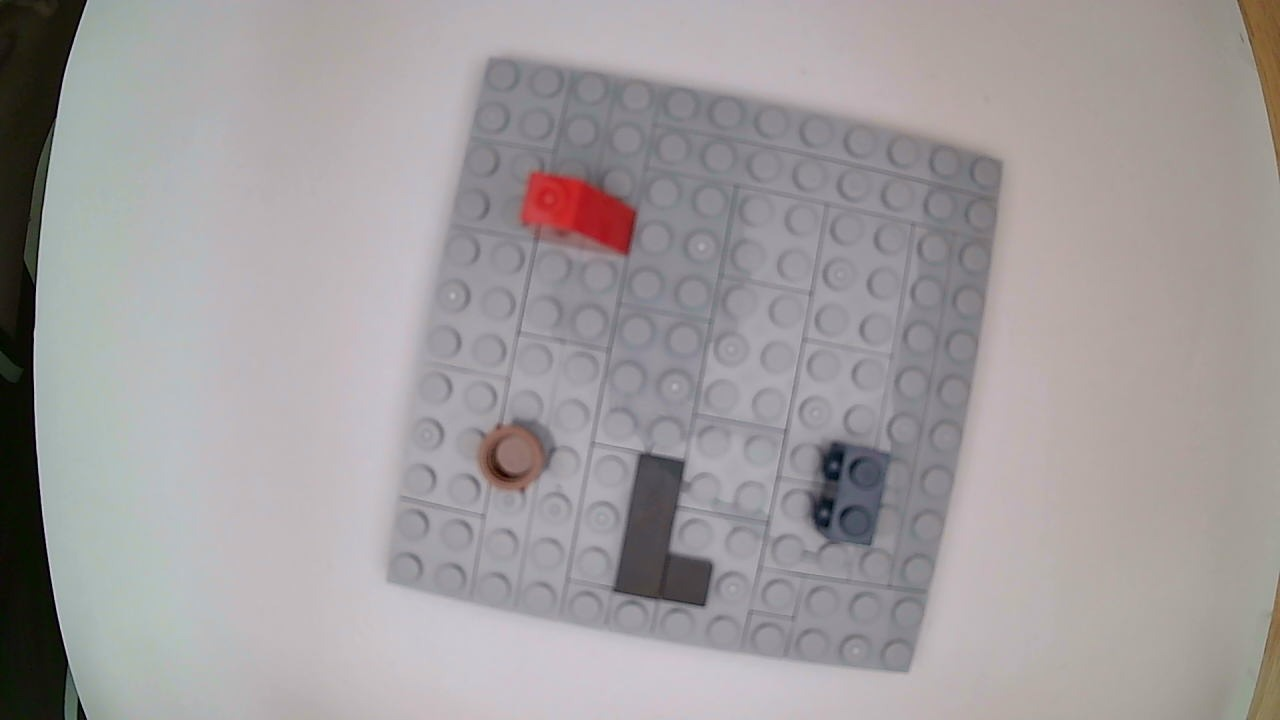
#> input picture dataset/images/missing_beige/missing_beige_001.jpg, 1280 x 720 px; its folder holds only this picture in this run
$ python manual_label_main.py
#> lines starting #> are read from the running program, lines starting #| are printed output that depends on the picture
### python/labeling/manual_label_tools/file_utils.py
import json
from pathlib import Path

import cv2
import numpy as np

from manual_label_config import FOLDERS, IMAGE_EXTENSIONS, IMAGE_ROOT, LABEL_ROOT


def get_all_images():
    """只读取 images_rectified 下五个目录中的灰色底板裁切图片。"""
    images = []
    for folder_name in FOLDERS:
        folder_path = IMAGE_ROOT / folder_name
        if not folder_path.exists():
            print(f"图片目录不存在：{folder_path}")
            continue

        folder_images = []
        for path in folder_path.iterdir():
            if path.is_file() and path.suffix.lower() in IMAGE_EXTENSIONS:
                folder_images.append(path)
        images.extend(sorted(folder_images, key=lambda path: path.name))
    return images


# [7 lines left out: function find_reference_image, not called in this run]


def read_image(path):
    """使用兼容 Windows 路径的方式读取图片。"""
    data = np.fromfile(str(path), dtype=np.uint8)
    if data.size == 0:
        return None
    return cv2.imdecode(data, cv2.IMREAD_COLOR)
#> returned value is the input picture: shape (720, 1280, 3); mean B, G, R 157.1, 156, 160.7


def label_path(image_path):
    """让标签目录结构与图片目录结构保持一致。"""
    return LABEL_ROOT / image_path.parent.name / f"{image_path.stem}.txt"


def load_json(path):
    path = Path(path)
    if not path.exists():
        return {}
    try:
        return json.loads(path.read_text(encoding="utf-8"))
    except (OSError, json.JSONDecodeError):
        return {}


# [5 lines left out: function save_json, not called in this run]

### python/labeling/manual_label_tools/annotator.py
import cv2

from manual_label_config import (
    AUTO_SAVE,
    CLASS_NAMES,
    PREVIEW_ROOT,
    REVIEW_STATUS_PATH,
    SOURCE_STATUS_PATH,
    WINDOW_HEIGHT,
    WINDOW_WIDTH,
)
from .file_utils import label_path, load_json, read_image, save_json
from .yolo_io import load_yolo_labels, save_yolo_labels


STATE = {}

# 每个 missing 文件夹里禁止出现的类别编号。
MISSING = {
    "missing_beige": 1,
    "missing_blue": 2,
    "missing_brown": 3,
    "missing_red": 4,
}

COLORS = [
    (30, 30, 30),    # black_reference
    (180, 210, 230), # beige
    (255, 100, 20),  # blue
    (70, 120, 180),  # brown
    (20, 20, 240),   # red
]


def image_key(path):
    return f"{path.parent.name}/{path.name}"


# [4 lines left out: function mark_changed, not called in this run]


def save_current():
    """保存当前图片的框；只有人工改过时才更新来源状态。"""
    image = STATE["image"]
    path = STATE["images"][STATE["index"]]
    height, width = image.shape[:2]
    forbidden_class = MISSING.get(path.parent.name)
    valid_boxes = []

    for box in STATE["boxes"]:
        if box[0] == forbidden_class:
            print(f"错误：{path.parent.name} 中不能标注类别 {box[0]}")
            continue
        valid_boxes.append(box)

    STATE["boxes"] = valid_boxes
    save_yolo_labels(label_path(path), valid_boxes, width, height)

    if STATE.get("dirty", False):
        STATE["source"][image_key(path)] = "manual"
        save_json(SOURCE_STATUS_PATH, STATE["source"])

    STATE["dirty"] = False
    STATE["saved"] = True


def load_current():
    """读取当前图片及其已有标签。"""
    path = STATE["images"][STATE["index"]]
    image = read_image(path)
    if image is None:
        raise RuntimeError(f"无法读取图片：{path}")

    height, width = image.shape[:2]
#> height = 720; width = 1280
    STATE["image"] = image
    STATE["boxes"] = load_yolo_labels(label_path(path), width, height)
    STATE["selected"] = -1
    STATE["undo"] = []
    STATE["drag"] = None
    STATE["dirty"] = False
    STATE["saved"] = label_path(path).exists()


# [102 lines left out: functions hit_box, hit_corner, mouse, not called in this run]


def draw_screen():
    image = STATE["image"].copy()
    path = STATE["images"][STATE["index"]]
    key = image_key(path)
#> key = 'missing_beige/missing_beige_001.jpg'
    confirmed = STATE["review"].get(key, False)
#> confirmed = False
    source = STATE["source"].get(key, "not_labeled")
#> source = 'not_labeled'

    for index, box in enumerate(STATE["boxes"]):
        class_id, x1, y1, x2, y2 = box
        color = COLORS[class_id]
        thickness = 3 if index == STATE["selected"] else 2
        center_x = int((x1 + x2) / 2)
        center_y = int((y1 + y2) / 2)
        cv2.rectangle(image, (int(x1), int(y1)), (int(x2), int(y2)), color, thickness)
        cv2.circle(image, (center_x, center_y), 4, color, -1)
        text = f"{class_id} {CLASS_NAMES[class_id]} ({center_x},{center_y})"
        cv2.putText(image, text, (int(x1), max(18, int(y1) - 5)), 0, 0.45, color, 1)
#> this loop made 0 passes

    header = (
        f"{path.parent.name}/{path.name}  "
        f"{STATE['index'] + 1}/{len(STATE['images'])}  "
        f"class={STATE['class_id']} {CLASS_NAMES[STATE['class_id']]}  "
        f"boxes={len(STATE['boxes'])}  source={source}  confirmed={confirmed}"
    )
    help_text = (
        "1-4 class | A/D image | S save | X clear page | Enter confirm | "
        "V check | E previews | Q quit"
    )
    cv2.putText(image, header, (8, 22), 0, 0.48, (0, 0, 0), 2)
    cv2.putText(image, help_text, (8, 45), 0, 0.43, (0, 0, 0), 1)
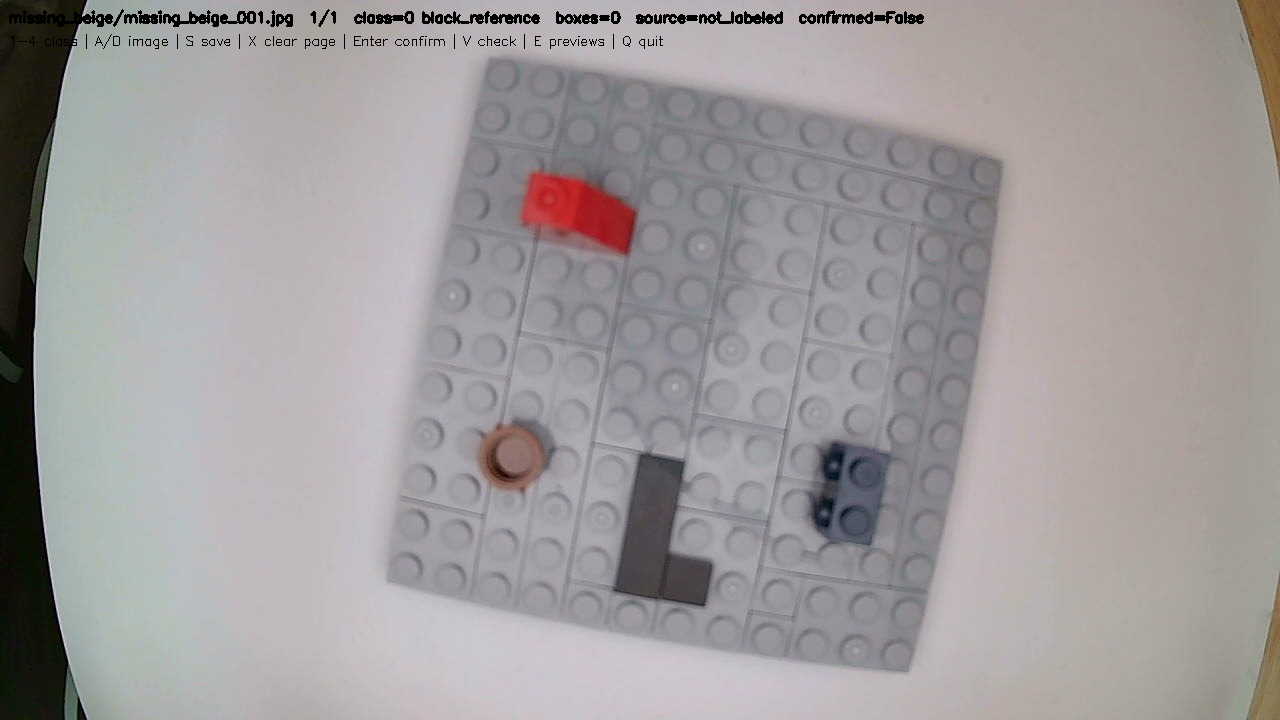
#> image: shape (720, 1280, 3); mean B, G, R 155.9, 154.8, 159.4

    scale = min(WINDOW_WIDTH / image.shape[1], WINDOW_HEIGHT / image.shape[0])
#> scale = 0.938
    STATE["scale"] = scale
    output_width = int(image.shape[1] * scale)
#> output_width = 1200
    output_height = int(image.shape[0] * scale)
#> output_height = 675
    return cv2.resize(image, (output_width, output_height))
#> returned value: shape (675, 1200, 3)


# [82 lines left out: functions validate_label_file, check_all_labels, not called in this run]


def write_preview(path, image):
    """兼容 Windows 路径地保存预览图。"""
    output_path = PREVIEW_ROOT / path.parent.name / f"{path.stem}.png"
    output_path.parent.mkdir(parents=True, exist_ok=True)
    ok, encoded = cv2.imencode(".png", image)
    if ok:
        encoded.tofile(str(output_path))
    else:
        print(f"预览保存失败：{output_path}")


def export_previews(images, review, source):
    """导出全部带框预览，不修改当前浏览位置。"""
    old_state = STATE.copy()

    for path in images:
        image = read_image(path)
        if image is None:
            print(f"预览跳过，无法读取：{path}")
            continue
        boxes = load_yolo_labels(label_path(path), image.shape[1], image.shape[0])
        STATE.update(
            image=image,
            boxes=boxes,
            selected=-1,
            images=[path],
            index=0,
            class_id=0,
            review=review,
            source=source,
            scale=1,
        )
        write_preview(path, draw_screen())

    STATE.clear()
    STATE.update(old_state)
    print("预览导出完成")


def run_annotator(images, reference_path):
    """启动 OpenCV 人工标注窗口。"""
    STATE.update(
        images=images,
        index=images.index(reference_path),
        class_id=0,
        review=load_json(REVIEW_STATUS_PATH),
        source=load_json(SOURCE_STATUS_PATH),
        scale=1,
        drag=None,
        dirty=False,
    )
    load_current()

    window_name = "YOLO Manual Label"
    cv2.namedWindow(window_name, cv2.WINDOW_NORMAL)
    cv2.setMouseCallback(window_name, mouse)

    while True:
        cv2.imshow(window_name, draw_screen())
        key = cv2.waitKeyEx(30)
#> (key x is pressed here)
#> key = 120

        if ord("1") <= key <= ord("5"):
            STATE["class_id"] = key - ord("1")

        elif key in (ord("s"), ord("S")):
            save_current()

        elif key in (ord("a"), ord("A"), ord("d"), ord("D")):
            if AUTO_SAVE and (STATE["dirty"] or not STATE["saved"]):
                save_current()

            current_path = STATE["images"][STATE["index"]]
            if not STATE["review"].get(image_key(current_path), False):
                print("提醒：当前图片尚未人工确认")

            if key in (ord("a"), ord("A")):
                STATE["index"] = max(0, STATE["index"] - 1)
            else:
                STATE["index"] = min(len(images) - 1, STATE["index"] + 1)
            load_current()

        elif key in (3014656, 46, 127):
            if STATE["selected"] >= 0:
                STATE["undo"].append([box[:] for box in STATE["boxes"]])
                STATE["boxes"].pop(STATE["selected"])
                STATE["selected"] = -1
                mark_changed()

        elif key == 26 and STATE["undo"]:
            STATE["boxes"] = STATE["undo"].pop()
            mark_changed()

        elif key in (ord("r"), ord("R")):
            load_current()

        elif key in (ord("x"), ord("X")):
            if STATE["boxes"]:
                STATE["undo"].append([box[:] for box in STATE["boxes"]])
                STATE["boxes"] = []
                STATE["selected"] = -1
                mark_changed()
                print("当前图片的全部标签已清空，请按 S 保存")

        elif key == 13:
            save_current()
            current_path = STATE["images"][STATE["index"]]
            STATE["review"][image_key(current_path)] = True
            save_json(REVIEW_STATUS_PATH, STATE["review"])

        elif key in (ord("v"), ord("V")):
            check_all_labels(images, STATE["review"])

        elif key in (ord("e"), ord("E")):
            export_previews(images, STATE["review"], STATE["source"])

        elif key in (ord("q"), ord("Q"), 27):
            if STATE["dirty"] or not STATE["saved"]:
                save_current()
            break

    cv2.destroyAllWindows()

### python/labeling/manual_label_tools/yolo_io.py
from pathlib import Path


# [18 lines left out: functions pixel_box_to_yolo, yolo_box_to_pixel, not called in this run]


def load_yolo_labels(path, image_width, image_height):
    """读取一个标签文件；不存在时返回空框列表。"""
    path = Path(path)
    boxes = []
    if not path.exists():
        return boxes

    for line in path.read_text(encoding="utf-8").splitlines():
        parts = line.split()
        if len(parts) != 5:
            continue
        try:
            values = [float(value) for value in parts]
        except ValueError:
            continue
        boxes.append(yolo_box_to_pixel(values, image_width, image_height))
    return boxes


def save_yolo_labels(path, boxes, image_width, image_height):
    """保存一个标签文件，小于3像素的无效框不会写入。"""
    path = Path(path)
    path.parent.mkdir(parents=True, exist_ok=True)
    lines = []

    for class_id, x1, y1, x2, y2 in boxes:
        if x2 - x1 < 3 or y2 - y1 < 3:
            continue

        values = pixel_box_to_yolo(
            class_id,
            [x1, y1, x2, y2],
            image_width,
            image_height,
        )
        line = (
            f"{values[0]} {values[1]:.6f} {values[2]:.6f} "
            f"{values[3]:.6f} {values[4]:.6f}"
        )
        lines.append(line)

    text = "\n".join(lines)
    if lines:
        text += "\n"
    path.write_text(text, encoding="utf-8")

### python/labeling/manual_label_main.py
from manual_label_tools.annotator import run_annotator
from manual_label_tools.file_utils import get_all_images


def main():
    """读取全部灰色底板裁切图，并从第一张开始逐张标注。"""
    images = get_all_images()
    if not images:
        print("images_rectified 中没有可标注图片")
        return

    print(f"图片数量：{len(images)}")
    print(f"从第一张开始：{images[0]}")
    run_annotator(images, images[0])


if __name__ == "__main__":
    main()
